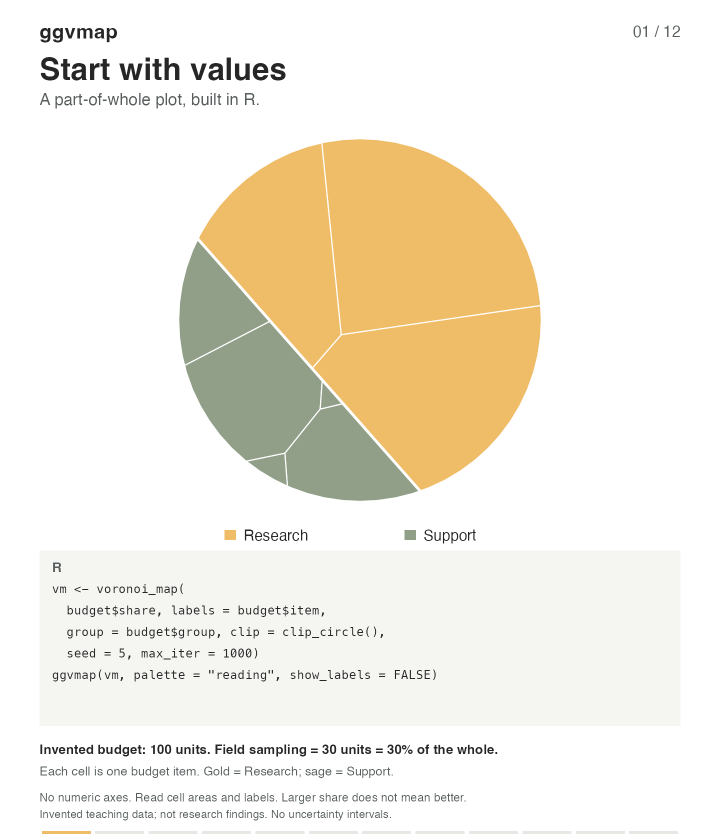
#> input picture examples/linkedin/frames/01.png, 1440 x 1680 px (shown at 1/2 size); its folder holds 5 pictures in this run
$ python encode_animation.py
#> lines starting #> are read from the running program, lines starting #| are printed output that depends on the picture
"""Encode the actual R-rendered frames as GIF and MP4. Run from the repo root."""
from pathlib import Path
import csv
import shutil
import subprocess
import numpy as np
from PIL import Image

root = Path(__file__).resolve().parent
rows = list(csv.DictReader((root / 'timing.csv').open()))
#> (reads examples/linkedin/timing.csv from the repository)
frames = [Image.open(root / 'frames' / r['frame']).convert('RGB') for r in rows]
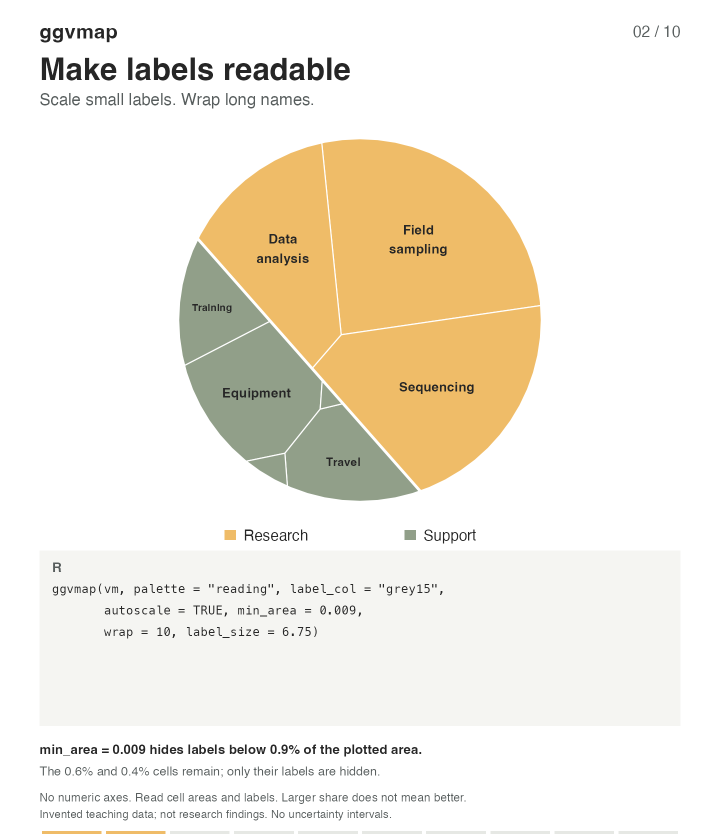
#> input picture examples/linkedin/frames/02.png, 1440 x 1680 px (shown at 1/2 size)
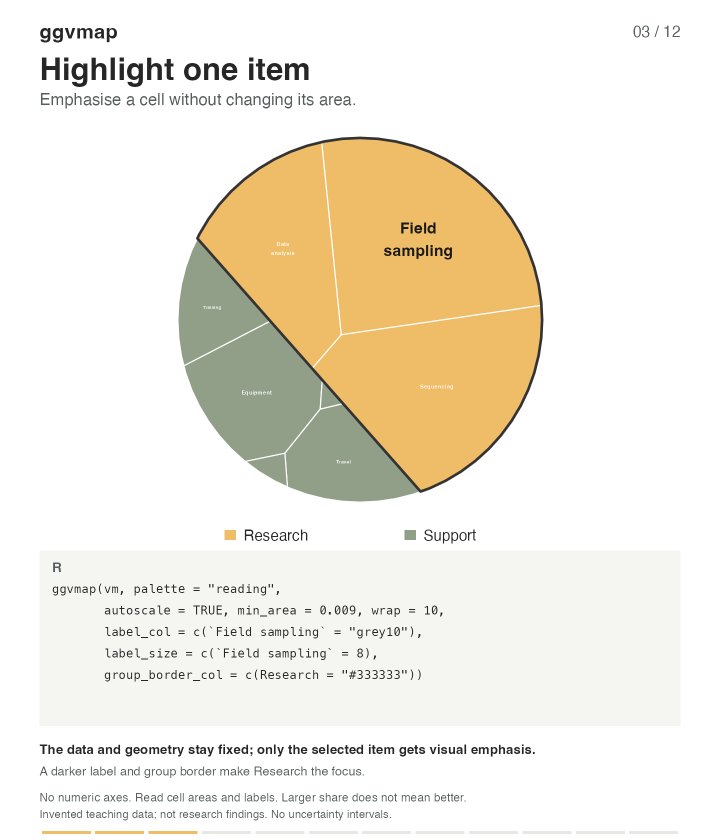
#> input picture examples/linkedin/frames/03.png, 1440 x 1680 px (shown at 1/2 size)
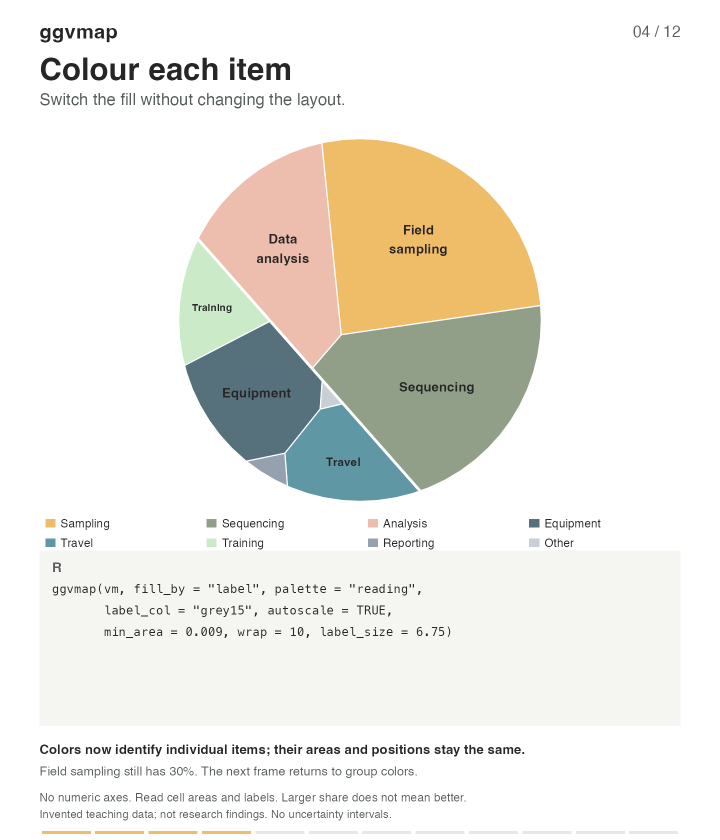
#> input picture examples/linkedin/frames/04.png, 1440 x 1680 px (shown at 1/2 size)
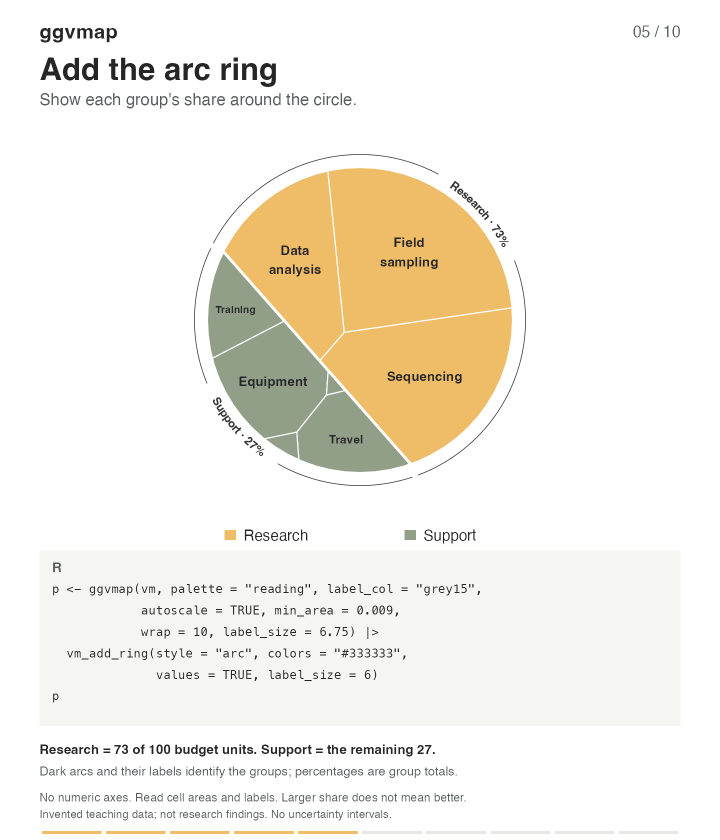
#> input picture examples/linkedin/frames/05.png, 1440 x 1680 px (shown at 1/2 size)
#> (the run stopped early here; a loop or call above may not have finished)
